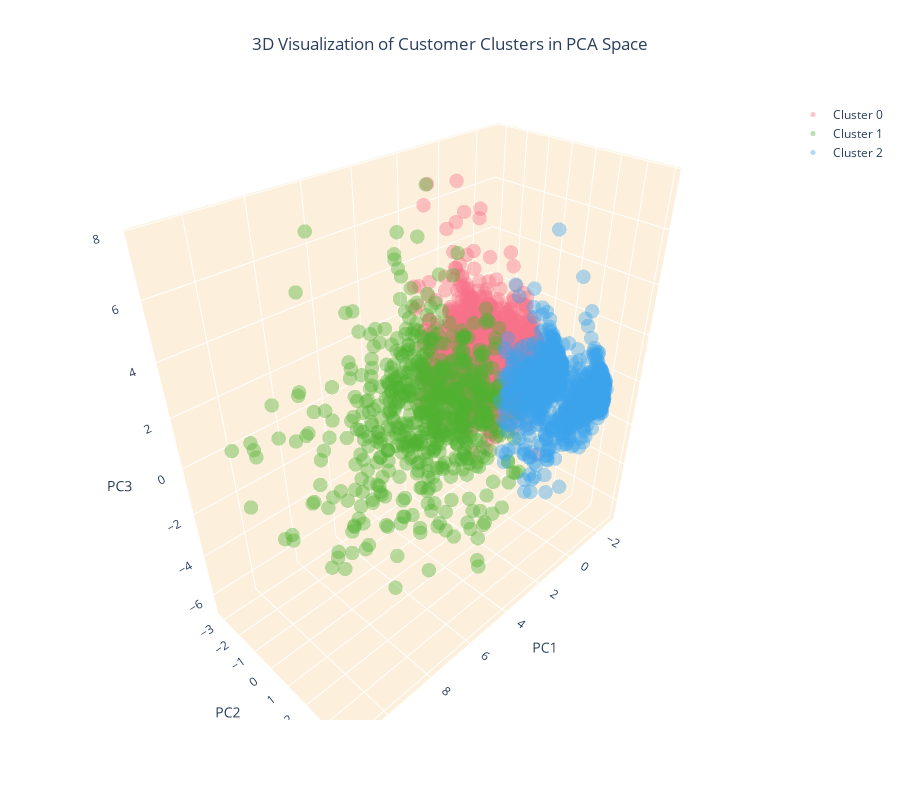

Notebook cell for this chart:
### Code cell
# Setting up the color scheme for the clusters (RGB order)
colours = sns.color_palette("husl", 3).as_hex()
cluster_0 = customer_data_pca_3_cluster[customer_data_pca_3_cluster['Cluster'] == 0]
cluster_1 = customer_data_pca_3_cluster[customer_data_pca_3_cluster['Cluster'] == 1]
cluster_2 = customer_data_pca_3_cluster[customer_data_pca_3_cluster['Cluster'] == 2]

# Create a 3D scatter plot
fig = go.Figure()

# Add data points for each cluster separately and specify the color
fig.add_trace(go.Scatter3d(x=cluster_0['PC1'], y=cluster_0['PC2'], z=cluster_0['PC3'], 
                           mode='markers', marker=dict(color=colours[0], size=5, opacity=0.4), name='Cluster 0'))
fig.add_trace(go.Scatter3d(x=cluster_1['PC1'], y=cluster_1['PC2'], z=cluster_1['PC3'], 
                           mode='markers', marker=dict(color=colours[1], size=5, opacity=0.4), name='Cluster 1'))
fig.add_trace(go.Scatter3d(x=cluster_2['PC1'], y=cluster_2['PC2'], z=cluster_2['PC3'], 
                           mode='markers', marker=dict(color=colours[2], size=5, opacity=0.4), name='Cluster 2'))

# Set the title and layout details
fig.update_layout(
    title=dict(text='3D Visualization of Clusters', x=0.5),
    scene=dict(
        xaxis=dict(backgroundcolor="#fcf0dc", gridcolor='white', title='PC1'),
        yaxis=dict(backgroundcolor="#fcf0dc", gridcolor='white', title='PC2'),
        zaxis=dict(backgroundcolor="#fcf0dc", gridcolor='white', title='PC3'),
    ),
    width=900,
    height=800
)

# Show the plot
fig.show()

### Figure 1 — Plotly figure (JSON) as saved in the notebook; plotly's stock layout.template omitted (floating-point values rounded to 4 significant figures; data arrays with more than 128 entries replaced by an {"elided": "..."} marker saying what was removed)
{"data": [{"marker": {"color": "#f77189", "opacity": 0.4, "size": 5}, "mode": "markers", "name": "Cluster 0", "type": "scatter3d", "x": {"elided": "2404 float values"}, "y": {"elided": "2404 float values"}, "z": {"elided": "2404 float values"}}, {"marker": {"color": "#50b131", "opacity": 0.4, "size": 5}, "mode": "markers", "name": "Cluster 1", "type": "scatter3d", "x": {"elided": "669 float values"}, "y": {"elided": "669 float values"}, "z": {"elided": "669 float values"}}, {"marker": {"color": "#3ba3ec", "opacity": 0.4, "size": 5}, "mode": "markers", "name": "Cluster 2", "type": "scatter3d", "x": {"elided": "998 float values"}, "y": {"elided": "998 float values"}, "z": {"elided": "998 float values"}}], "layout": {"height": 800, "scene": {"xaxis": {"backgroundcolor": "#fcf0dc", "gridcolor": "white", "title": {"text": "PC1"}}, "yaxis": {"backgroundcolor": "#fcf0dc", "gridcolor": "white", "title": {"text": "PC2"}}, "zaxis": {"backgroundcolor": "#fcf0dc", "gridcolor": "white", "title": {"text": "PC3"}}}, "title": {"text": "3D Visualization of Customer Clusters in PCA Space", "x": 0.5}, "width": 900}}
